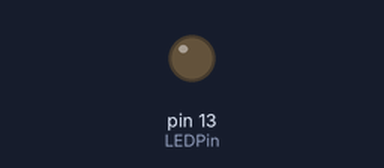
Bench run of a sketch on a simulated Arduino Uno, built with avr-gcc and run on an emulated ATmega328P. Shown: output pins drawn as LEDs (lit = HIGH).

Above: at 0.6 s.
At 65.2 s:
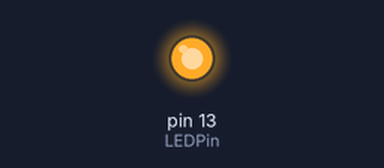
Timing chart, 0 to 69.6 s (numbered marks = the images above):
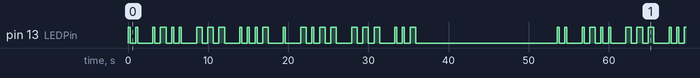

The sketch:

Project_Morse_Code.ino
```cpp
int Dot=250;
int Line=700;
int SmallSpace=700;
int BigSpace=1200;
int Forever=999999;
int LEDPin=13;

void setup() {
  pinMode(LEDPin, OUTPUT);

}

void loop() {
  //I
  digitalWrite(LEDPin,HIGH); //dot
  delay(Dot);
  digitalWrite(LEDPin,LOW);
  delay(SmallSpace);

  digitalWrite(LEDPin,HIGH);//dot
  delay(Dot);
  digitalWrite(LEDPin,LOW);
  delay(SmallSpace);

  delay(BigSpace);//stahp it


  //L
  digitalWrite(LEDPin,HIGH); //dot
  delay(Dot);
  digitalWrite(LEDPin,LOW);
  delay(SmallSpace);

  digitalWrite(LEDPin, HIGH);//line
  delay(Line);
  digitalWrite(LEDPin, LOW);
  delay(SmallSpace);

  digitalWrite(LEDPin,HIGH); //dot
  delay(Dot);
  digitalWrite(LEDPin,LOW);
  delay(SmallSpace);

  digitalWrite(LEDPin,HIGH); //dot
  delay(Dot);
  digitalWrite(LEDPin,LOW);
  delay(SmallSpace);

    delay(BigSpace);//stahp it

  //O
  digitalWrite(LEDPin, HIGH);//line
  delay(Line);
  digitalWrite(LEDPin, LOW);
  delay(SmallSpace);

  digitalWrite(LEDPin, HIGH);//line
  delay(Line);
  digitalWrite(LEDPin, LOW);
  delay(SmallSpace);

  digitalWrite(LEDPin, HIGH);//line
  delay(Line);
  digitalWrite(LEDPin, LOW);
  delay(SmallSpace);

  delay(BigSpace);//stahp it

  //V
  digitalWrite(LEDPin,HIGH); //dot
  delay(Dot);
  digitalWrite(LEDPin,LOW);
  delay(SmallSpace);

  digitalWrite(LEDPin,HIGH); //dot
  delay(Dot);
  digitalWrite(LEDPin,LOW);
  delay(SmallSpace);

  digitalWrite(LEDPin,HIGH); //dot
  delay(Dot);
  digitalWrite(LEDPin,LOW);
  delay(SmallSpace);

  digitalWrite(LEDPin, HIGH);//line
  delay(Line);
  digitalWrite(LEDPin, LOW);
  delay(SmallSpace);

  delay(BigSpace);//stahp it

  //E
  digitalWrite(LEDPin,HIGH); //dot
  delay(Dot);
  digitalWrite(LEDPin,LOW);
  delay(SmallSpace);

  delay(BigSpace);//stahp it

  //Y
  digitalWrite(LEDPin, HIGH);//line
  delay(Line);
  digitalWrite(LEDPin, LOW);
  delay(SmallSpace);

  digitalWrite(LEDPin,HIGH); //dot
  delay(Dot);
  digitalWrite(LEDPin,LOW);
  delay(SmallSpace);

  digitalWrite(LEDPin, HIGH);//line
  delay(Line);
  digitalWrite(LEDPin, LOW);
  delay(SmallSpace);

  digitalWrite(LEDPin, HIGH);//line
  delay(Line);
  digitalWrite(LEDPin, LOW);
  delay(SmallSpace);

  delay(BigSpace);//stahp it

  //O
  digitalWrite(LEDPin, HIGH);//line
  delay(Line);
  digitalWrite(LEDPin, LOW);
  delay(SmallSpace);

  digitalWrite(LEDPin, HIGH);//line
  delay(Line);
  digitalWrite(LEDPin, LOW);
  delay(SmallSpace);

  digitalWrite(LEDPin, HIGH);//line
  delay(Line);
  digitalWrite(LEDPin, LOW);
  delay(SmallSpace);

  delay(BigSpace);//stahp it

  //U
  digitalWrite(LEDPin,HIGH); //dot
  delay(Dot);
  digitalWrite(LEDPin,LOW);
  delay(SmallSpace);

  digitalWrite(LEDPin,HIGH); //dot
  delay(Dot);
  digitalWrite(LEDPin,LOW);
  delay(SmallSpace);

  digitalWrite(LEDPin, HIGH);//line
  delay(Line);
  digitalWrite(LEDPin, LOW);
  delay(SmallSpace);


  digitalWrite(LEDPin, LOW);
  delay(Forever);

}
```

Measured:
- by itself, pin 13 (LEDPin): moves between LOW and HIGH, repeating every 53.6 s
- by itself, everything shown: repeats every 53.6 s, in 48 steps
